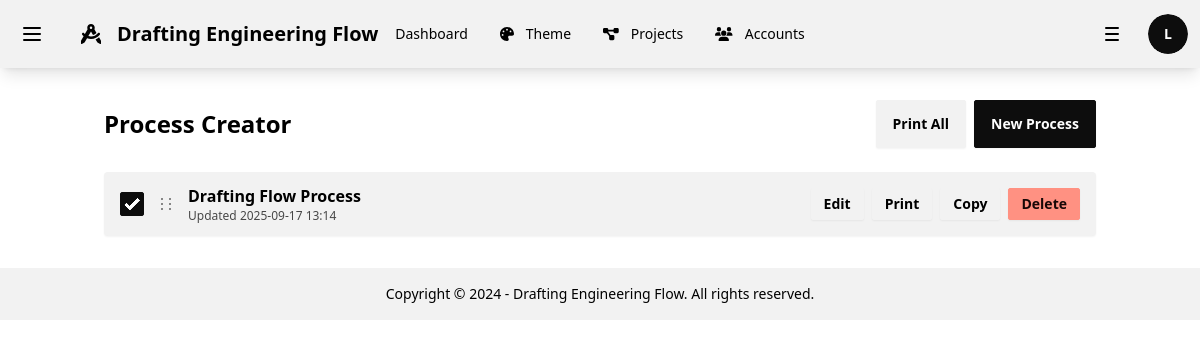
Page /process-creator/ (signed in) on the earlier database version.
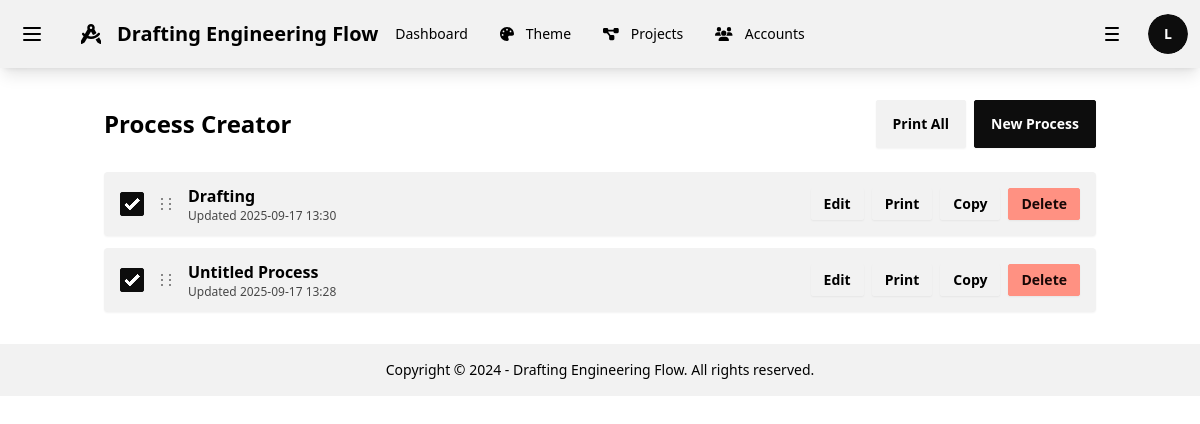
Same page on the later database version.
### process_creator/models.py (models this page shows, shortened)
class Process(models.Model):
    name = models.CharField(max_length=255)
    order = models.PositiveIntegerField(default=1)
    description = models.TextField(blank=True)
    notes = models.TextField(blank=True)
    created_at = models.DateTimeField(auto_now_add=True)
    updated_at = models.DateTimeField(auto_now=True)
    class Meta:
        ordering = ["order", "name"]

### process_creator/views.py (the view)
# urls.py: path("", views.process_list, name="list"),
@login_required
@require_app_access('process_creator', action='view')
def process_list(request):
    processes = Process.objects.all()
    return render(request, "process_creator/list.html", {"processes": processes})

### rbac/context_processors.py (called while the page is built)
def rbac_context(request):
    context = {}
    if request.user.is_authenticated:
        context.update({
            'user_accessible_apps': get_user_accessible_apps(request.user),
            'user_roles': get_user_roles(request.user),
        })
    else:
        context.update({
            'user_accessible_apps': [],
            'user_roles': [],
        })
    return context

### rbac/utils.py (called while the page is built, shortened)
def has_app_access(user, app_name, action='view'):
    if not user or not user.is_authenticated:
        return False
    try:
        app_access = AppAccess.objects.get(app_name=app_name)
        if not app_access.is_enabled:
            return False
    except AppAccess.DoesNotExist:
        return False
    if user.is_superuser:
        return True

def check_app_access(user, app_name, action='view'):
    if not has_app_access(user, app_name, action):
        log_access_attempt(user, app_name, action, success=False,
                          error_message=f"Access denied for {action} on {app_name}")
        raise PermissionDenied(f"You don't have permission to {action} {app_name}")

### process_creator/templates/process_creator/list.html (shortened to what this page needs)
{% extends 'base.html' %}
{% block content %}
<div class="flex items-center justify-between mb-6">
  <h1 class="text-2xl font-bold">Process Creator</h1>
  <div class="flex gap-2">
    <button id="print-all" class="btn">Print All</button>
    <a href="{% url 'process_creator:create' %}" class="btn btn-primary">New Process</a>
  </div>
  </div>
<div id="process-list" class="grid gap-3">
  {% for p in processes %}
    <div class="card bg-base-200 shadow-sm" data-id="{{ p.id }}">
      <div class="card-body py-3 px-4">
        <div class="flex items-center justify-between gap-3">
          <div class="flex items-center gap-3">
            <input type="checkbox" class="select-item checkbox checkbox-primary" checked />
            <span class="drag cursor-grab text-base-content/60" title="Drag to reorder" aria-label="Drag to reorder">
              <svg xmlns="http://www.w3.org/2000/svg" viewBox="0 0 20 20" fill="currentColor" class="h-5 w-5">
                <path d="M7 5a1 1 0 1 1-2 0 1 1 0 0 1 2 0Zm8 0a1 1 0 1 1-2 0 1 1 0 0 1 2 0ZM7 10a1 1 0 1 1-2 0 1 1 0 0 1 2 0Zm8 0a1 1 0 1 1-2 0 1 1 0 0 1 2 0ZM7 15a1 1 0 1 1-2 0 1 1 0 0 1 2 0Zm8 0a1 1 0 1 1-2 0 1 1 0 0 1 2 0Z"/>
              </svg>
            </span>
            <div>
              <div class="font-semibold">{{ p.name }}</div>
              <div class="text-xs opacity-70">Updated {{ p.updated_at|date:'Y-m-d H:i' }}</div>
            </div>
          </div>
          <div class="flex gap-2">
            <a class="btn btn-sm" href="{% url 'process_creator:edit' p.id %}">Edit</a>
            <a class="btn btn-sm" href="{% url 'process_creator:print' p.id %}" target="_blank">Print</a>
            <a class="btn btn-sm" href="{% url 'process_creator:copy' p.id %}">Copy</a>
            <a class="btn btn-sm btn-error" href="{% url 'process_creator:delete' p.id %}">Delete</a>
          </div>
        </div>
      </div>
    </div>
  {% empty %}
    <div class="alert">No processes yet. Create one to get started.</div>
  {% endfor %}
</div>
{% endblock %}

Differences in the rows shown:
changed Process: name "Drafting Flow Process" → "Drafting"; updated_at "2025-09-17 13:14" → "2025-09-17 13:30"
added Process: name "Untitled Process", updated_at "2025-09-17 13:28"
